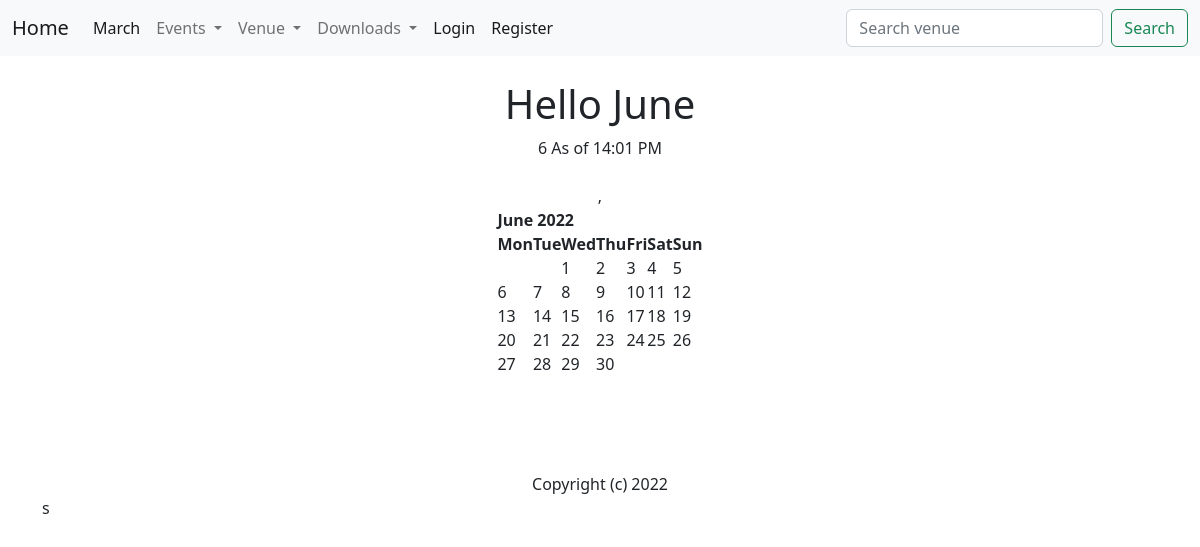
The app's page /, older data.
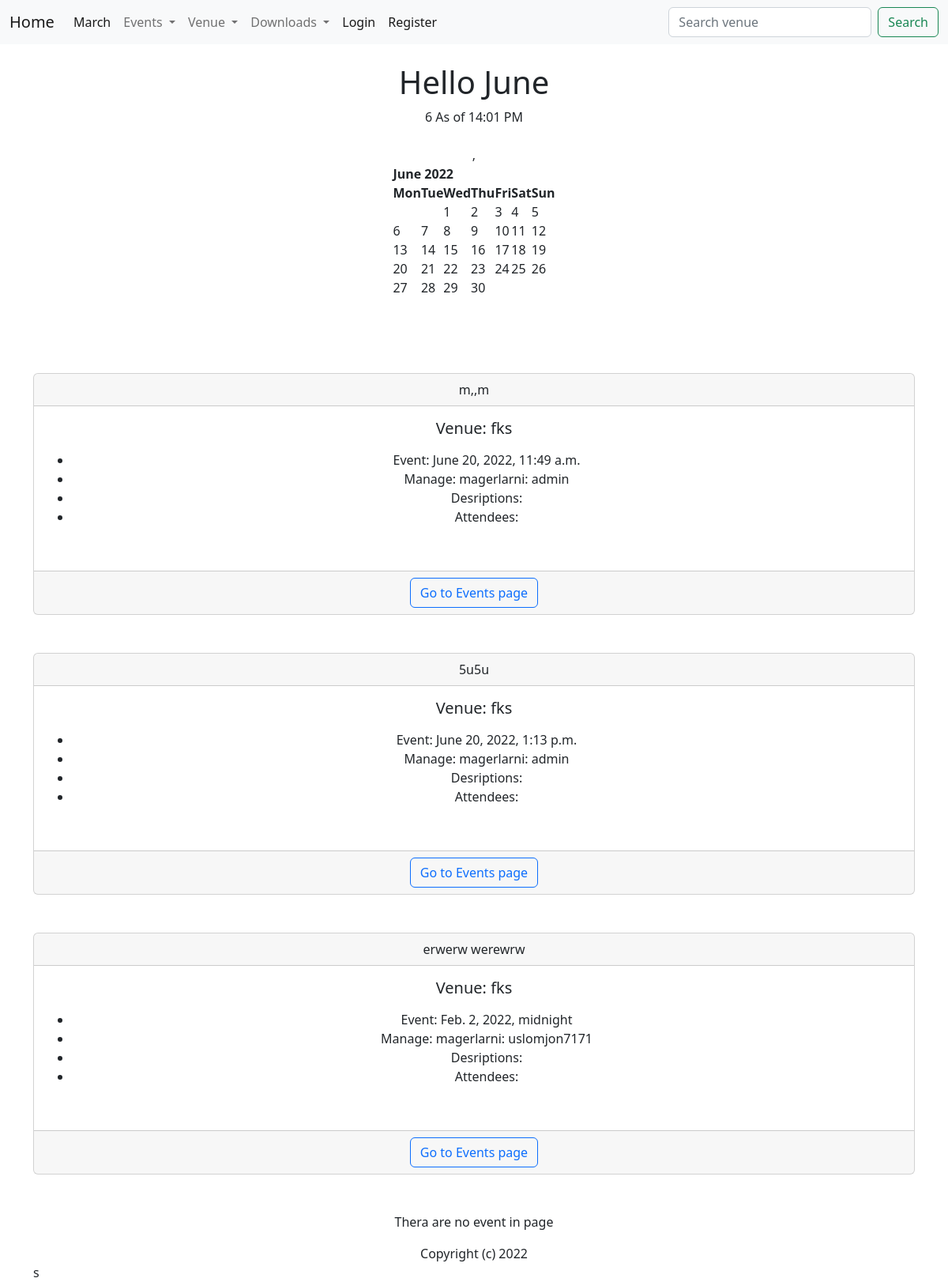
The same page, newer data.
### djangowedapp1/models.py (models this page shows, shortened)
class Event(models.Model):
    name = models.CharField("Event name", max_length=120)
    event_date = models.DateTimeField("Event date")
    venue = models.ForeignKey(Venue, blank=True, null=True, on_delete=models.CASCADE)
    manager = models.ForeignKey(User, blank=True, null=True, on_delete=models.SET_NULL)
    description = models.TextField(blank=True)
    attendees = models.ManyToManyField(MyClubUser)
    approved = models.BooleanField("Approved", default=False)
    def __str__(self):
        return self.name

class Venue(models.Model):
    name = models.CharField("Venue name", max_length=120)
    address = models.CharField( max_length=120)
    zip_code = models.CharField("Zip code", max_length=120)
    phone = models.CharField("Contact number", max_length=120)
    web = models.URLField("Website address")
    email_adress = models.EmailField("Email", max_length=254)
    owner = models.IntegerField("Venue owner", blank=False,default=1)
    image = models.ImageField(null=True, blank=True, upload_to='images/')
    def __str__(self):
        return self.name

### djangowedapp1/views.py (the view)
# urls.py: 2. Add a URL to urlpatterns:  path('', views.home, name='home')
def home(request, year=datetime.now().year, month=datetime.now().strftime("%B")):
    month = month.capitalize()
    month_number = list(calendar.month_name).index(month)
    month_number = int(month_number)
    cal = HTMLCalendar().formatmonth(
        year,
        month_number
    )
    now = datetime.now()
    current_year = now.year
    event_list = Event.objects.filter(
        event_date__year=datetime.now().year,
    )
    time = now.strftime("%H:%M %p")
    return render(request,
                  'events/home.html', {
                      "year": year,
                      "month": month,
                      "month_number": month_number,
                      "cal": cal,
                      "current_year": current_year,
                      "time": time,
                      "event_list": event_list
                  })

### djangowedapp1/templates/events/home.html (shortened to what this page needs)
<!DOCTYPE html>
<html>
    <head>
        <link rel="stylesheet" href="">
    </head>
    <body>
        {% extends 'events/base.html' %}
{% block content %}
<center>
    <h1> Hello {{ month   }} </h1>
    {{ month_number   }}
    As of {{time}}
    <br/> <br/>,
    {{cal|safe }}
    <br/> <br/> <br/>  <br/>
{% if event_list %}
{% for events in event_list %}
<div class="card">
    <div class="card-header">
        {{ events }}
    </div>
    <div class="card-body">
      <h5 class="card-title">Venue: {{ events.venue }}</h5>
      <p class="card-text">
<ul>
    <li>Event: {{ events.event_date }}</li>
    <li>Manage: magerlarni: {{ events.manager }}</li>
    <li>Desriptions: {{ events.description }}   </li>
    <li>Attendees:
</li>
<br/>
</ul>
    </p>
    </div>
    <div class="card-footer text-muted">
        <a href ="{% url 'list-events' %}" class="btn btn-outline-primary"  >Go to Events page</a>
    </div>
</div>
<br/>
<br/>
{% endfor %}
<p>  Thera are no event in page  </p>
{% endif %}
    Copyright (c) {{current_year}}
</center>s
        {% endblock  %}

### djangowedapp1/templates/events/base.html (shortened to what this page needs)
<!Doctype html>
<html lang="en">
  <head>
    <link href="https://cdn.jsdelivr.net/npm/bootstrap@5.2.0-beta1/dist/css/bootstrap.min.css" rel="stylesheet">
  </head>
  <body>
    {% include "events/navbar.html" %}
    <br/>
<div class="container">
  {% block content %}
  {% endblock  %}
</div>
  </body>
</html>

### djangowedapp1/templates/events/navbar.html (shortened to what this page needs)
<nav class="navbar navbar-expand-lg bg-light">
  <div class="container-fluid">
    <a class="navbar-brand" href="{% url 'home' %}">Home</a>
    <div class="collapse navbar-collapse" id="navbarSupportedContent">
      <ul class="navbar-nav me-auto mb-2 mb-lg-0">
        <li class="nav-item">
          <a class="nav-link active" aria-current="page" href="{% url 'home' '2022' 'March' %}">March</a>
        </li>
        <li class="nav-item dropdown">
          <a class="nav-link dropdown-toggle"  id="navbarDropdown" role="button" data-toggle="dropdown" aria-haspopup="true" aria-expanded="false">
            Events
          </a>
        </li>
        <li class="nav-item dropdown">
          <a class="nav-link dropdown-toggle"  id="navbarDropdown" role="button" data-toggle="dropdown" aria-haspopup="true" aria-expanded="false">
            Venue
          </a>
        </li>
        <li class="nav-item dropdown">
          <a class="nav-link dropdown-toggle"  id="navbarDropdown" role="button" data-toggle="dropdown" aria-haspopup="true" aria-expanded="false">
            Downloads
          </a>
        </li>
       {% if user.is_authenticated %}
       <li class="nav-item">
        <a class="nav-link active" aria-current="page" href="{% url 'logout'  %}">Log out</a>
      </li>
      {% else %}
        <li class="nav-item">
          <a class="nav-link active" aria-current="page" href="{% url 'login'  %}">Login</a>
        </li>
        <li class="nav-item">
          <a class="nav-link active" aria-current="page" href="{% url 'register'  %}">Register</a>
        </li>
       {% endif %}
      </ul>
      <form class="d-flex" role="search" method="POST"  action="{% url 'search_menu'  %}" > {% csrf_token %}
        <input class="form-control me-2" type="search" placeholder="Search venue" name="searched" aria-label="Search">
        <button class="btn btn-outline-success" type="submit">Search</button>
      </form>
    </div>
  </div>
</nav>

Row changes from the older to the newer data that the page shows:
added Event: name "m,,m", venue "fks", event_date "June 20, 2022, 11:49 a.m.", manager "admin"
added Event: name "5u5u", venue "fks", event_date "June 20, 2022, 1:13 p.m.", manager "admin"
added Event: name "erwerw werewrw", venue "fks", event_date "Feb. 2, 2022, midnight", manager "uslomjon7171"
Text that changed along with them:
text now shown: "Thera are no event in page"
